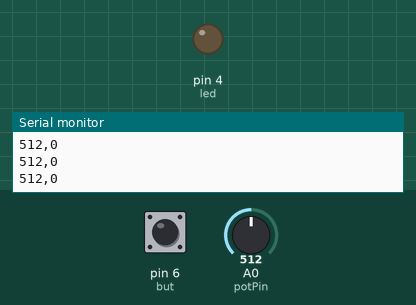
Bench run of a sketch on a simulated Arduino Uno, built with avr-gcc and run on an emulated ATmega328P. Shown: output pins drawn as LEDs (lit = HIGH), the last lines printed to the serial monitor. The test bench sets the inputs (shaded band); at power-on: pin 6 (but) LOW, A0 (potPin) = 512.

Above: at 1.2 s.
1.3 s: pin 6 (but) pulled HIGH for 0.25 s
At 1.7 s:
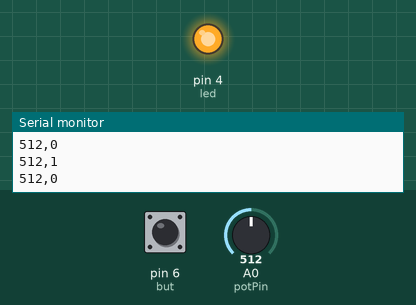
3.3 s: pin 6 (but) pulled HIGH for 3.2 s
At 8.1 s:
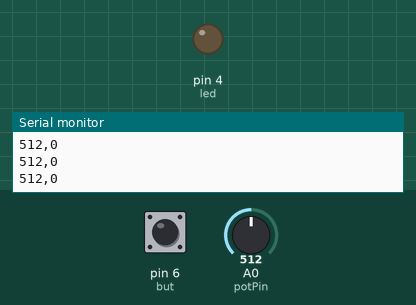
Timing chart, 0 to 9.6 s (numbered marks = the images above; inputs shaded):
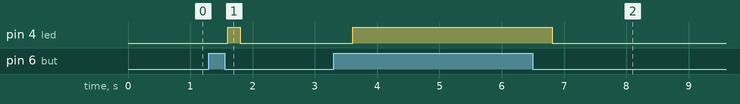

The sketch:

pullgame.ino
```cpp
// Tahsin Can Sarlak - Tufts ENP 162 Fall 2020 Arduino 2 sensors reading


//The following lines define the pins & variables we'll be using

int potPin = A0;

int but = 6;

int led = 4;

int val = 0;

int state_but = 0;


void setup() {

  // This will start the serial where you can write sensor values

  Serial.begin(9600);

  pinMode(led, OUTPUT); // Prepare the LED Pin for receiving output

  pinMode(potPin, INPUT); // Prepare the Potentiometer Pin for receiving input

  pinMode(but, INPUT); // Prepare the Button Pin for receiving input
}


void loop() {

  //reads the analogue voltage from the pot via ADC and stores it in the variable. It will range between 0 to 1023

  val = analogRead(potPin);

  // This will write the potentiometer and will put a comma after it.

  // P5.js code will be able distunguish two sensor values by seperating the line with the comma.

  Serial.print(val);

  Serial.print(',');

  // reads the digital voltage value and will store it in the variable. It will be either 0 or 1

  state_but = digitalRead(but);

  // This will write the button's state and will end the line, so that the next time void loop() runs,

  // the new values will be on the other line.

  Serial.println(state_but);

  // Will put a delay of 200 ms

  delay(200);

  // This code will control the LED on the button. If the button is pressed, it will light up the LED

  digitalWrite(led,state_but?HIGH:LOW);

}
```

Measured:
- after the input at 1.3 s, pin 4 (led): LOW → HIGH after 0.30 s, → LOW 0.20 s later
- after the input at 3.3 s, pin 4 (led): LOW → HIGH after 0.31 s, → LOW 3.2 s later
